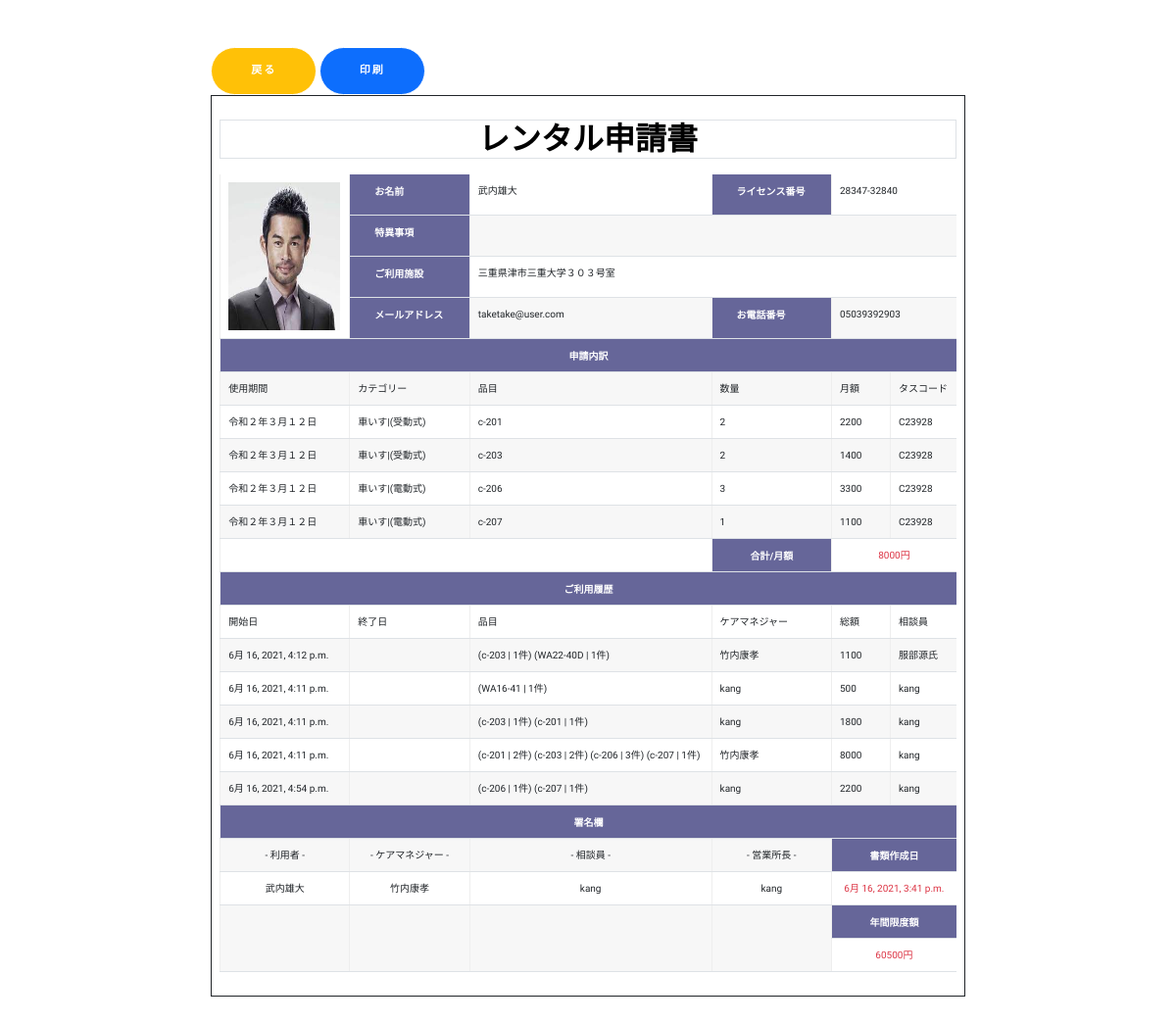
The page /dashboard/paper/131/ on the database as committed earlier.
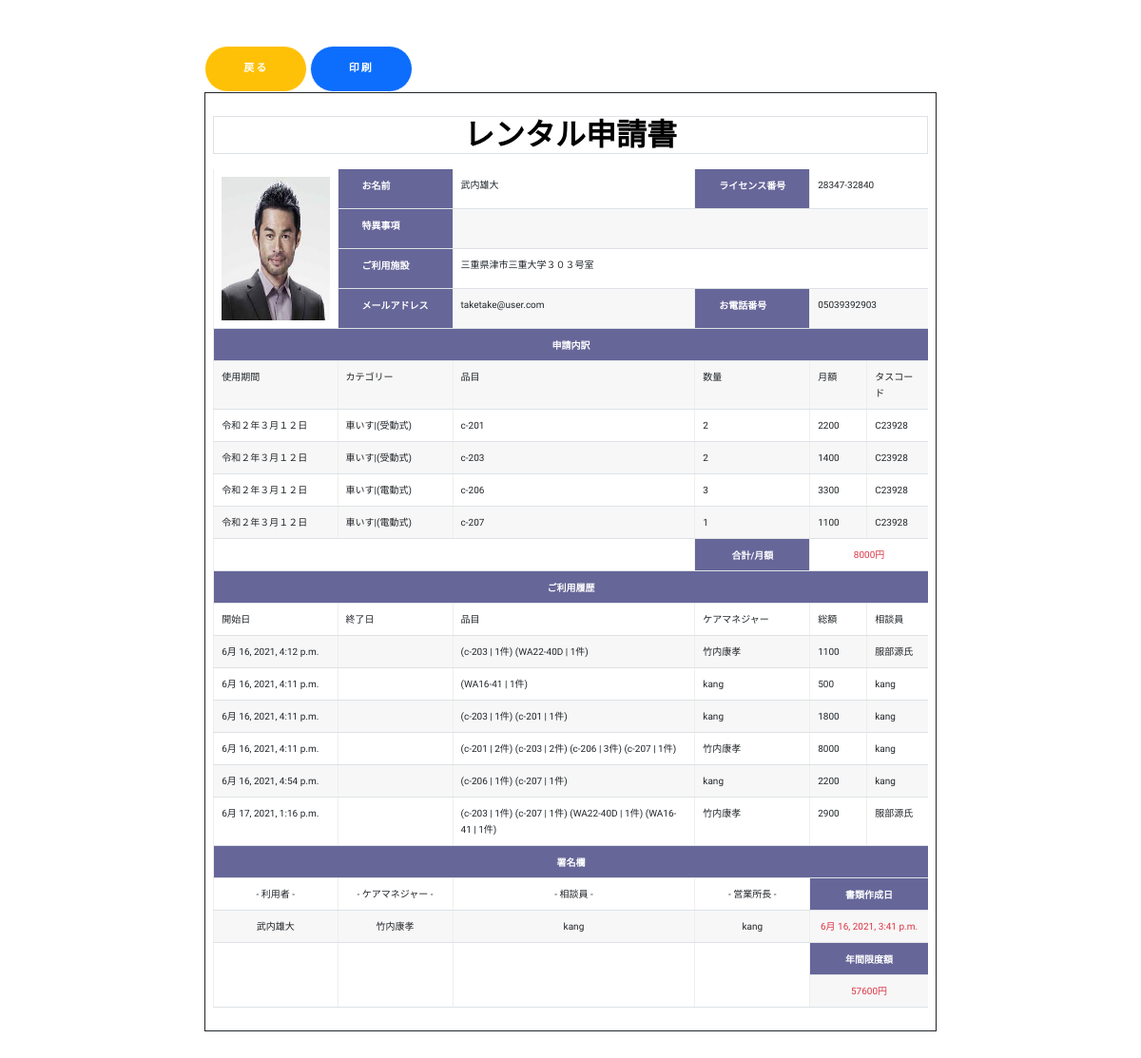
The same page on the database as committed later.
### customer/models.py (models this page shows, shortened)
class OrderItem(models.Model):
    user = models.ForeignKey(User, on_delete=models.CASCADE)
    items = models.ForeignKey(
        'MenuItem', on_delete=models.CASCADE, blank=True, null=True)
    quantity = models.IntegerField(default=1)
    ordered = models.BooleanField(default=False)
    def __str__(self):
        return f'{self.items} | {self.quantity}件'
    @property
    def get_total_item_price(self):
        return int(self.quantity) * int(self.items.price)

class MenuItem(models.Model):
    name = models.CharField(max_length=100)
    description = models.TextField()
    image = models.ImageField(upload_to='menu_images/', blank=True)
    price = models.IntegerField()
    category = models.ForeignKey('Category', on_delete=models.CASCADE)
    quantity = models.IntegerField(default=0)
    video_url = models.CharField(max_length=100, blank=True)
    def __str__(self):
        return self.name

class Category(MPTTModel):
    parent = TreeForeignKey('self', on_delete=models.CASCADE, blank=True, null=True, related_name='children')
    name = models.CharField(max_length=100)
    def __str__(self):
        return self.name
    class MPTTMeta:
        order_insertion_by = ['name']

class OrderModel(models.Model):
    user = models.ForeignKey(User, on_delete=models.CASCADE)
    created_on = models.DateTimeField(auto_now_add=True)
    items = models.ManyToManyField(
        'OrderItem')
    license = models.CharField(max_length=100, blank=True)
    name = models.CharField(max_length=50, blank=True)
    email = models.CharField(max_length=50, blank=True)
    facility = models.CharField(max_length=50, blank=True)
    phone = models.CharField(max_length=50, blank=True)
    price = models.IntegerField(blank=True, null=True)
    status = models.IntegerField(default=2)
    description = models.CharField(max_length=100, blank=True)
    permitter = models.ForeignKey(User, related_name='permitter', on_delete=models.CASCADE, blank=True, null=True)
    permit_day = models.DateTimeField(blank=True, null=True)
    handler = models.ForeignKey(User, related_name="handler", on_delete=models.CASCADE, blank=True, null=True)
    location_selecter = models.IntegerField(blank=True)
    limit = models.IntegerField(default=0)
    start_date = models.DateTimeField()
    end_date = models.DateTimeField()

### dashboard/models.py (models this page shows, shortened)
class Permission(models.Model):
    user = models.ForeignKey(User, on_delete=models.CASCADE)
    date = models.DateTimeField(auto_now=True)
    order= models.ForeignKey(OrderModel, on_delete=models.CASCADE, blank=True, null=True)
    message = models.CharField(max_length=100, blank=True, null=True)
    result = models.IntegerField(default=3)
    image = models.ImageField(upload_to='contract_images/', blank=True, null=True)
    start_date = models.DateField(blank=True, null=True)
    end_date = models.DateField(blank=True, null=True)

### home/models.py (models this page shows)
class Limit(models.Model):
    user = models.OneToOneField(User, on_delete=models.CASCADE, blank=True, null=True)
    limit = models.IntegerField(default=100000)
    def __str__(self):
        return f"{self.limit}"

### dashboard/views.py (the view)
# urls.py: path('paper/<int:pk>/', paper, name='paper'),
def paper(request, pk):
    order = OrderModel.objects.get(pk=pk)
    permissions = Permission.objects.filter(order__name=order.name).exclude(order__handler=None)
    context = {
        'order': order,
        'permissions': permissions,
    }
    return render(request, 'dashboard/paper.html', context)

### dashboard/templates/dashboard/paper.html (shortened to what this page needs)
{% extends 'dashboard/base.html' %}
{% load static %}
{% block content %}
<div class="container mt-5">
<a class="btn btn-warning" href="{{request.META.HTTP_REFERER}}">戻る</a>
<a class="btn btn-primary" onclick="window.print()">印刷</a>
  <div class="border border-dark p-2 mb-3" id="paper">
    <h2 class="text-center border mt-3 mb-3">レンタル申請書</h2>
    <table class="table">
      <tr>
          <td scope="col" rowspan="4"><img src='{% static 'ichiro.jpg' %}' style="width:3cm;height:4cm;"></td>
          <th scope="col">お名前</th>
          <td scope="col">{{ order.name }}</td>
          <th scope="col">ライセンス番号</th>
          <td scope="col"colspan="2">{{ order.license }}</td>
      </tr>
      <tr>
          <th>特異事項</th>
          <td colspan="6"></td>
      </tr>
      <tr>
          <th>ご利用施設</th>
          <td colspan="6">{{ order.facility }}</td>
      </tr>
      <tr>
          <th>メールアドレス</th>
          <td>{{ order.email }}</td>
          <th>お電話番号</th>
          <td colspan="2">{{ order.phone }}</td>
      </tr>
      <tr>
        <th class="text-center" colspan='6'>申請内訳</th>
      </tr>
      <tr>
          <td>使用期間</td>
          <td>カテゴリー</td>
          <td>品目</td>
          <td>数量</td>
          <td style="width: 60px;">月額</td>
          <td>タスコード</td>
      </tr>
      {% for item in order.items.all  %}
      <tr>
          <td>令和２年３月１２日</td>
          <td>{{ item.items.category.parent }}|({{ item.items.category }})</td>
          <td>{{ item.items.name }}</td>
          <td>{{ item.quantity }}</td>
          <td>{{ item.get_total_item_price }}</td>
          <td>C23928</td>
      </tr>
      {% endfor %}
      <tr>
        <td class="text-center" colspan='3'></td>
        <th class="text-center">合計/月額</th>
        <td class="text-center text-danger" colspan='2'>{{ order.price }}円</td>
      </tr>
      <tr>
      <th class="text-center" colspan='6'>ご利用履歴</th>
      </tr>
      <tr>
          <td>開始日</td>
          <td>終了日</td>
          <td>品目</td>
          <td>ケアマネジャー</td>
          <td style="width: 50px;">総額</td>
          <td>相談員</td>
      </tr>
      {% if permissions %}
      {% for permission in permissions %}
        <tr>
            <td>{{ permission.date }}</td>
            <td></td>
            <td>
            {% for i in permission.order.items.all %}
            ({{ i }})
            {% endfor %}
            </td>
            <td>{{ permission.order.user }}</td>
            <td>{{ permission.order.price}}</td>
            <td>{{ permission.user }}</td>
        </tr>
      {% endfor %}
      {% else %}
        <tr>
            <td class="text-center" colspan='6'>利用履歴なし</td>
        </tr>
      {% endif %}
      <tr>
        <th class="text-center" colspan='6'>署名欄</th>
      </tr>
      <tr>
        <td class="text-center">- 利用者 -</td>
        <td class="text-center">- ケアマネジャー -</td>
        <td class="text-center">- 相談員 -</td>
        <td class="text-center">- 営業所長 -</td>
        <th class="text-center" colspan='2'>書類作成日</th>
      </tr>
      <tr class="text-center">
          <td>{{ order.name }}</td>
          <td>{{ order.user }}</td>
          <td>{{ order.handler}}</td>
          <td>{{ order.permitter }}</td>
          <td class="text-danger" colspan='2'>{{ order.permit_day }}</td>
      </tr>
      <tr>
          <td rowspan='2'></td>
          <td rowspan='2'></td>
          <td rowspan='2'></td>
          <td rowspan='2'></td>
          <th class="text-center" colspan='2'>年間限度額</th>
      </tr>
      <tr>
          <td class="text-center text-danger" colspan='2'>{{ order.user.limit }}円</td>
      </tr>
    </table>
  </div>
</div>
{% endblock content %}

Rows that differ between the two databases and show on the page:
changed through a linked row, OrderModel "武内雄大": user.limit "60500" → "57600"
added Permission: date "6月 17, 2021, 1:16 p.m.", order.user "竹内康孝", order.price "2900", user "服部源氏"
added OrderItem: items+quantity "c-203 | 1件", shown under "6月 17, 2021, 1:16 p.m."
added OrderItem: items+quantity "c-207 | 1件", shown under "6月 17, 2021, 1:16 p.m."
added OrderItem: items+quantity "WA22-40D | 1件", shown under "6月 17, 2021, 1:16 p.m."
added OrderItem: items+quantity "WA16-41 | 1件", shown under "6月 17, 2021, 1:16 p.m."
